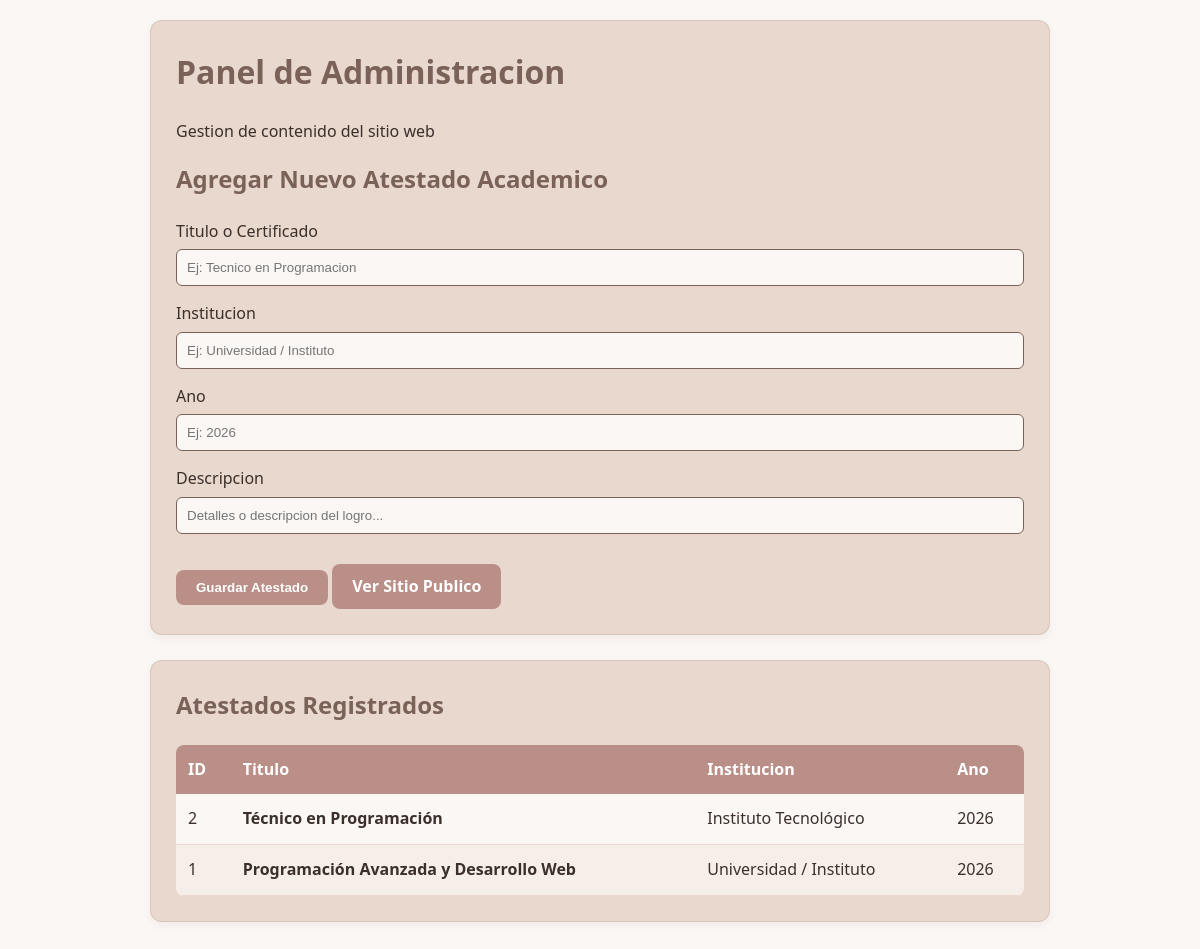
The app's page /admin/index.php with its own data.
### tables this page shows
CREATE TABLE `atestados` (
  `id` int(11) NOT NULL,
  `titulo` varchar(150) NOT NULL,
  `institucion` varchar(150) NOT NULL,
  `anio` year(4) NOT NULL,
  `descripcion` text DEFAULT NULL,
  `imagen` varchar(255) DEFAULT NULL
);

### admin/index.php (the view, shortened to what this page needs)
<?php
require_once __DIR__ . "/../config/conexion.php";
$res_atestados = mysqli_query($conn, "SELECT * FROM atestados ORDER BY id DESC");
?>
<!DOCTYPE html>
<html lang="es">
<head>
    <link rel="stylesheet" href="../assets/style.css?v=2">
</head>
<body>
<div class="container">
    <div class="card">
        <h1>Panel de Administracion</h1>
        <p class="subtitle">Gestion de contenido del sitio web</p>
        <h2>Agregar Nuevo Atestado Academico</h2>
        <form method="POST" action="">
            <div class="form-grid">
                <div class="form-group">
                    <label for="titulo">Titulo o Certificado</label>
                    <input type="text" id="titulo" name="titulo" required placeholder="Ej: Tecnico en Programacion">
                </div>
                <div class="form-group">
                    <label for="institucion">Institucion</label>
                    <input type="text" id="institucion" name="institucion" required placeholder="Ej: Universidad / Instituto">
                </div>
                <div class="form-group">
                    <label for="anio">Ano</label>
                    <input type="text" id="anio" name="anio" required placeholder="Ej: 2026">
                </div>
                <div class="form-group full">
                    <label for="descripcion">Descripcion</label>
                    <input type="text" id="descripcion" name="descripcion" placeholder="Detalles o descripcion del logro...">
                </div>
            </div>
            <div class="actions" style="margin-top: 15px;">
                <button type="submit">Guardar Atestado</button>
                <a class="btn secondary" href="../">Ver Sitio Publico</a>
            </div>
        </form>
    </div>
    <div class="card">
        <h2>Atestados Registrados</h2>
        <?php if ($res_atestados && mysqli_num_rows($res_atestados) > 0): ?>
            <table>
                <thead>
                    <tr>
                        <th>ID</th>
                        <th>Titulo</th>
                        <th>Institucion</th>
                        <th>Ano</th>
                    </tr>
                </thead>
                <tbody>
                <?php while ($row = mysqli_fetch_assoc($res_atestados)): ?>
                    <tr>
                        <td><?php echo $row['id']; ?></td>
                        <td><strong><?php echo htmlspecialchars($row['titulo']); ?></strong></td>
                        <td><?php echo htmlspecialchars($row['institucion']); ?></td>
                        <td><?php echo htmlspecialchars($row['anio']); ?></td>
                    </tr>
                <?php endwhile; ?>
                </tbody>
            </table>
        <?php else: ?>
            <p>No hay atestados registrados en la base de datos.</p>
        <?php endif; ?>
    </div>
</div>
</body>
</html>

### assets/style.css (style rules this page uses)
:root { --milk: #FBF7F4; --blush-oat: #E8D8CE; --dusty-rose: #B98F88; --cocoa-taupe: #7A6258; --espresso-brown: #3B2F2A; }
body { font-family: 'Segoe UI', Tahoma, Geneva, Verdana, sans-serif; background-color: var(--milk); color: var(--espresso-brown); margin: 0; padding: 20px; line-height: 1.6; }
.container { max-width: 900px; margin: 0 auto; }
.card, section, .hero-section { background-color: var(--blush-oat); border-radius: 12px; padding: 25px; margin-bottom: 25px; box-shadow: 0 4px 10px rgba(59, 47, 42, 0.05); border: 1px solid rgba(122, 98, 88, 0.15); }
h1, h2, h3, h4 { color: var(--cocoa-taupe); margin-top: 0; }
a { color: var(--cocoa-taupe); text-decoration: none; font-weight: bold; }
.btn, button, input[type="submit"] { background-color: var(--dusty-rose); color: #ffffff; border: none; padding: 10px 20px; border-radius: 8px; font-weight: bold; cursor: pointer; transition: background-color 0.3s ease; display: inline-block; text-decoration: none; }
table { width: 100%; border-collapse: collapse; margin-top: 15px; background-color: var(--milk); border-radius: 8px; overflow: hidden; }
th { background-color: var(--dusty-rose); color: #ffffff; padding: 12px; text-align: left; }
td { padding: 12px; border-bottom: 1px solid var(--blush-oat); }
tr:nth-child(even) { background-color: rgba(232, 216, 206, 0.3); }
input[type="text"], input[type="number"], textarea, select { width: 100%; padding: 10px; margin-top: 5px; margin-bottom: 15px; border: 1px solid var(--cocoa-taupe); border-radius: 6px; background-color: var(--milk); color: var(--espresso-brown); box-sizing: border-box; }

### records on screen
atestados: id "2", titulo "Técnico en Programación", institucion "Instituto Tecnológico", anio "2026"
atestados: id "1", titulo "Programación Avanzada y Desarrollo Web", institucion "Universidad / Instituto", anio "2026"
